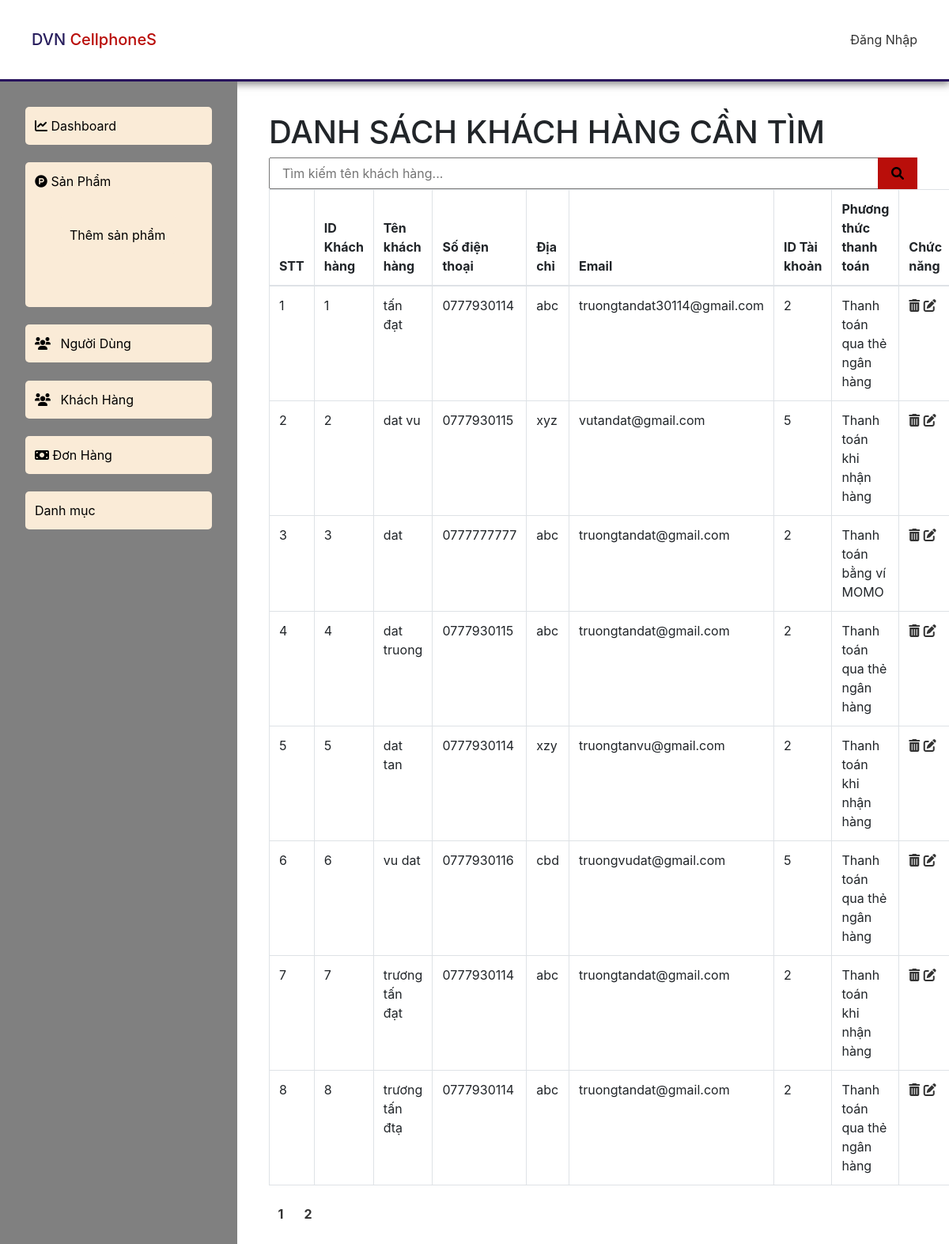
The app's page /DVNCellPhoneS/timkiem_customer.php with its own data.
### tables this page shows
CREATE TABLE `customer` (
  `customerID` int(11) NOT NULL,
  `customerName` varchar(255) NOT NULL,
  `customerPhone` varchar(255) NOT NULL,
  `customerAddress` varchar(255) NOT NULL,
  `customerEmail` varchar(255) NOT NULL,
  `accountID` int(11) NOT NULL,
  `customerThanhToan` int(11) NOT NULL
);

CREATE TABLE `phuongthuc_tbl` (
  `thanhtoanID` int(11) NOT NULL,
  `thanhtoanName` varchar(255) NOT NULL
);

### DVNCellPhoneS/timkiem_customer.php (the view, shortened to what this page needs)
<?php
    if(isset($_SESSION['user'])){
        $user=$_SESSION['user'];
    }else{
        $user=[];
    }
    $con = new mysqli("localhost","root","","dvn_cellphones");
?>
<!DOCTYPE html>
<html lang="en">
<head>
    <link rel="stylesheet" href="css/ad.css">
    <link rel="stylesheet" href="https://cdnjs.cloudflare.com/ajax/libs/font-awesome/6.0.0-beta2/css/all.min.css"
 />
              <link rel="stylesheet" href="https://maxcdn.bootstrapcdn.com/bootstrap/4.4.1/css/bootstrap.min.css">
        <link rel="stylesheet" href="css/admin.css">
        <link rel="stylesheet" href="css/customer.css">
</head>
<body>
<header class="header">
      <div class="container">
        <div class="logo">
            <h2>
                <span style="color: #281E5D;">DVN</span>
               <span style="color: #B90E0A;">CellphoneS</span>
            </h2>
        </div>
        <?php
            if(isset($user['username'])){
        ?>
        <div class="accout" id="log-and-reg">
          <a href="" class="login"><i class="ti-user"> </i>Xin chào <?php echo $user['username'] ?></a>
          <a href="logout.php">Đăng xuất</a>
        </div>
        <?php
            }
            else{
        ?>
                <a href="login.php" class="login"><i class="ti-user"> </i>Đăng Nhập</a>
        <?php
            }
        ?>
      </div>
    </header>
<div class="flex">
    <div class="admin-left">
    <ul>
            <li><a href="admin.php"><i class="fa-solid fa-chart-line"></i> Dashboard</a></li>
            <li><a href="admin_product.php"><i class="fa-brands fa-product-hunt"></i> Sản Phẩm</a>
                <ul>
                    <li><a href="admin_add_product.php">Thêm sản phẩm</a></li>
                </ul>
            </li>
            <li><a href="admin_account.php"><i class="fa-solid fa-users w-5 mr-2"></i> Người Dùng</a></li>
            <li><a href="admin_customer.php"><i class="fa-solid fa-users w-5 mr-2"></i> Khách Hàng</a></li>
            <li><a href="admin_bill.php"><i class="fa-solid fa-money-bill"></i> Đơn Hàng</a></li>
            <li><a href="admin_category.php">Danh mục</a></li>
        </ul>
    </div>
    <div class="content-customer">
                <h1>DANH SÁCH KHÁCH HÀNG CẦN TÌM</h1>
                <form action="timkiem_customer.php?quanly=timkiem" class="search-customer-bar">
                    <input type="text" placeholder="Tìm kiếm tên khách hàng..." name="tukhoa">
                    <button type="submit" name="timkiem" value="Tìm kiếm"><i class="fa-solid fa-magnifying-glass"></i></button>
                </form>
                <table class="table table-bordered table-hover">
                    <thead>
                        <tr>
                            <th>STT</th>
                            <th>ID Khách hàng</th>
                            <th>Tên khách hàng</th>
                            <th>Số điện thoại</th>
                            <th>Địa chỉ</th>
                            <th>Email</th>
                            <th>ID Tài khoản</th>
                            <th>Phương thức thanh toán</th>
                            <th>Chức năng</th>
                        </tr>
                    </thead>
                    <tbody>
                        <?php
                            $tukhoa=!empty($_GET['tukhoa'])?$_GET['tukhoa']:$tukhoa;
                            $item_page=!empty($_GET['per_page'])?$_GET['per_page']:8;
                            $current_page=!empty($_GET['page'])?$_GET['page']:1;
                            $offset=($current_page - 1)* $item_page;
                            $sql="SELECT * FROM customer WHERE customerName LIKE '%$tukhoa%' LIMIT ".$item_page." offset " .$offset ;
                            $sql_pd=mysqli_query($con,"SELECT * FROM customer WHERE customerName LIKE '%$tukhoa%'");
                            $totalRecord=mysqli_num_rows($sql_pd);
                            $totalPage=ceil($totalRecord/$item_page);
                            $i=0;
                            $customer_query=mysqli_query($con,$sql);
                            while($row_customer=mysqli_fetch_array($customer_query)){
                        ?>
                        <tr>
                            <td><?php echo ++$i; ?></td>
                            <td><?php echo $row_customer['customerID'] ?></td>
                            <td><?php echo $row_customer['customerName'] ?></td>
                            <td><?php echo $row_customer['customerPhone'] ?></td>
                            <td><?php echo $row_customer['customerAddress'] ?></td>
                            <td><?php echo $row_customer['customerEmail'] ?></td>
                            <td><?php echo $row_customer['accountID'] ?></td>
                            <?php
                                    $id_thanhtoan=$row_customer['customerThanhToan'];
                                    $row_pd_query=mysqli_query($con,"SELECT * from phuongthuc_tbl where thanhtoanID='$id_thanhtoan'");
                                    while($row_pd=mysqli_fetch_assoc($row_pd_query)){
                                        if($row_pd['thanhtoanID']==$id_thanhtoan){
                            ?>
                            <td><?php echo $row_pd['thanhtoanName']?></td>
                            <?php
                                }
                            }
                            ?>
                            <td>
                                <div class="customer-function">
                                    <a onclick="return confirm('Bạn có muốn xóa khách hàng này?');" href="?pagelayout=delete&&id=<?php echo $row_customer['customerID']; ?>"><i class="fa-solid fa-trash-can"></i></a>
                                    <a onclick="return confirm('Bạn có muốn sửa thông tin khách hàng này?');" href="admin_edit_customer.php?pagelayout=edit&&id=<?php echo $row_customer['customerID']; ?>?"><i class="fa-solid fa-pen-to-square"></i></a>
                                </div>
                            </td>
                        </tr>
                        <?php
                        }
                        ?>
                    </tbody>
                </table>
                <div class="pagination">
                <ul id="paging">
                            <?php for($number=1;$number<=$totalPage;$number++){
                            ?>
                            <li><a href="?quanly=timkiem&&tukhoa=<?php echo $tukhoa; ?>&&per_page=8&page=<?php echo $number;?>"><?php echo $number;?></a></li>
                            <?php
                        }?>
                        </ul>
                </div>
        </div>
        </div>
</body>
</html>

### DVNCellPhoneS/css/ad.css (style rules this page uses)
article, aside, details, figcaption, figure, footer, header, hgroup, menu, nav, section { display: block; }
body { line-height: 1; }
ol, ul { list-style: none; }
table { border-collapse: collapse; border-spacing: 0; }
html { --red-header-cl: #f73838; --blue-main-cl: #28135d; --red-hover-cl: rgb(185, 14, 10); --time-trans-hover: 0.3s; }
body { width: 100%; margin: 0px; padding: 0px; box-sizing: border-box; }
.container { width: 100%; height: auto; margin: 0 auto; padding-left: 15px; padding-right: 15px; position: relative; }
.header { border-bottom: solid var(--blue-main-cl); -webkit-box-shadow: 0px 12px 16px -15px rgba(0, 0, 0, 0.2); -moz-box-shadow: 0px 12px 16px -15px rgba(0, 0, 0, 0.2); box-shadow: 0px 12px 16px -15px rgba(0, 0, 0, 0.2); }
.header .container { display: flex; align-items: center; justify-content: space-between; padding: 5px 10px; height: 100px; }

### DVNCellPhoneS/css/admin.css (style rules this page uses)
* { padding: 0; margin: 0; box-sizing: border-box; }
a { color:#333; text-decoration: none; }
.header { width: 100%; height: auto; box-shadow: 0 2px 10px 1px rgb(0 0 0 / 50%); }
.logo h2 { margin: 0; font-size: 20px; padding-right: 0; }
.logo h2 span { padding: 0; }
#productlist table, th, td { border: 1px solid #333; }
.pagination { width: 100%; }
.pagination ul { text-align: center; }
.pagination ul li { display: inline-table; width: 30px; height: 60px; line-height: 40px; position: relative; }
.pagination ul li a { color: #333; font-size: 16px; font-weight: bold; }
.flex { display: flex; }
.admin-left { width: 30%; background: grey; height: auto; }
.admin-left ul { padding: 2rem; }
.admin-left ul li { margin-bottom: 1.4rem; background: antiquewhite; padding: 0.75rem; border-radius: 5px; }

### DVNCellPhoneS/css/customer.css (style rules this page uses)
.content-customer { width: 90%; padding: 40px 40px 0px; margin: 0 auto; height: auto; }
#customer table, th, td { border: 1px solid #333; }
.search-customer-bar { display: flex; position: relative; }
.search-customer-bar input[type="text"] { height: 40px; width: 1000px; padding: 0 15px; outline: none; }
.search-customer-bar button { position: absolute; top: 0; bottom: 0; right: 0; width: 50px; background-color: #B90E0A; border: none; cursor: pointer; }

### DVNCellPhoneS/timkiem_customer.php (style rules this page uses)
.content-customer { width: 75%; padding: 40px 40px 0px; margin: 0 auto; height: auto; }
.admin-left a { text-decoration: none; color: black; }
.flex { display: flex; }
.admin-left { width: 25%; background: grey; height: auto; }
.admin-left ul { padding: 2rem; }
.admin-left ul li { margin-bottom: 1.4rem; background: antiquewhite; padding: 0.75rem; border-radius: 5px; }

### records on screen
customer: customerID "1", customerName "tấn đạt", customerPhone "0777930114", customerAddress "abc", customerEmail "truongtandat30114@gmail.com", accountID "2"
phuongthuc_tbl: thanhtoanName "Thanh toán qua thẻ ngân hàng"
customer: customerID "2", customerName "dat vu", customerPhone "0777930115", customerAddress "xyz", customerEmail "vutandat@gmail.com", accountID "5"
phuongthuc_tbl: thanhtoanName "Thanh toán khi nhận hàng"
customer: customerID "3", customerName "dat", customerPhone "0777777777", customerAddress "abc", customerEmail "truongtandat@gmail.com", accountID "2"
phuongthuc_tbl: thanhtoanName "Thanh toán bằng ví MOMO"
customer: customerID "4", customerName "dat truong", customerPhone "0777930115", customerAddress "abc", customerEmail "truongtandat@gmail.com", accountID "2"
customer: customerID "5", customerName "dat tan", customerPhone "0777930114", customerAddress "xzy", customerEmail "truongtanvu@gmail.com", accountID "2"
customer: customerID "6", customerName "vu dat", customerPhone "0777930116", customerAddress "cbd", customerEmail "truongvudat@gmail.com", accountID "5"
customer: customerID "7", customerName "trương tấn đạt", customerPhone "0777930114", customerAddress "abc", customerEmail "truongtandat@gmail.com", accountID "2"
customer: customerID "8", customerName "trương tấn đtạ", customerPhone "0777930114", customerAddress "abc", customerEmail "truongtandat@gmail.com", accountID "2"
